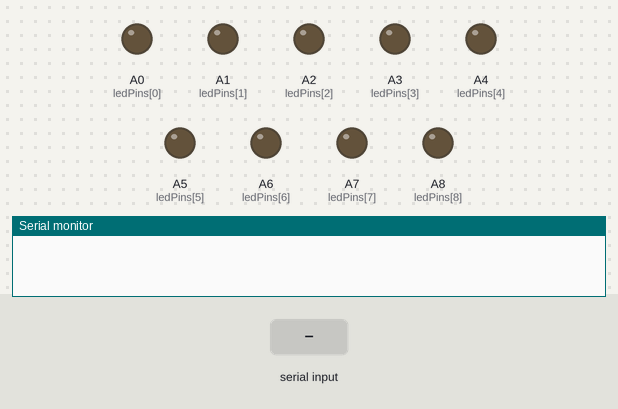
Bench run of a sketch on a simulated Arduino Mega 2560, built with avr-gcc and run on an emulated ATmega2560. On the bench: output pins drawn as LEDs (lit = HIGH), the last lines printed to the serial monitor. Inputs (shaded band) come from the test bench.

Above: at 1.2 s.
1.3 s: "90,45\n" received over Serial
At 2.3 s:
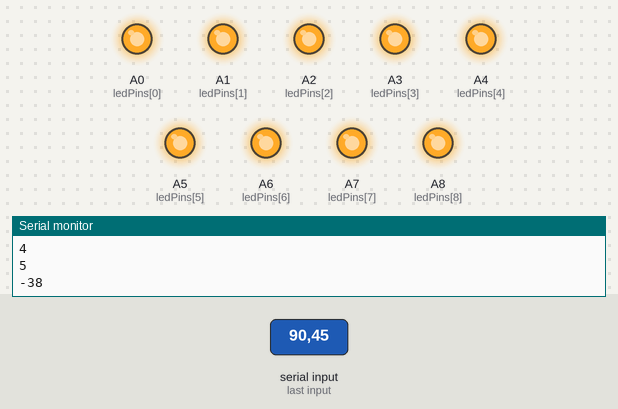
Timing chart, 0 to 4.3 s (numbered marks = the images above; inputs shaded):
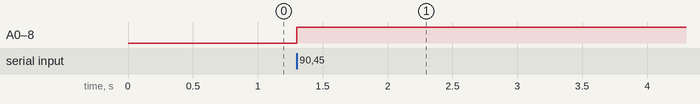

The sketch:

part3.ino
```cpp
const byte ledPins[9] = {A0, A1, A2, A3, A4, A5, A6, A7, A8};// connected pins to led
byte incomingByte = 0; // for incoming serial data

void setup() {
  // put your setup code here, to run once:
 Serial.begin(9600);

  for (byte i = 0; i < 9; i++)
    pinMode(ledPins[i], OUTPUT);// connect leds
}

void loop() {
  // put your main code here, to run repeatedly:
if (Serial.available() > 0) {
    // read the incoming byte:
    incomingByte = Serial.read();
    Serial.println(incomingByte-'0');
    if(incomingByte>'9'){
      Serial.println('invalid number');
      }

    // turn on corresponding led
    else{
      for (char i = 0; i < (incomingByte - '0'); i++)
        digitalWrite(ledPins[i], HIGH);

    }
  }
}
```

Measured:
- after the input at 1.3 s, A0 (ledPins[0]), A1 (ledPins[1]), A2 (ledPins[2]), A3 (ledPins[3]), A4 (ledPins[4]), A5 (ledPins[5]), A6 (ledPins[6]), A7 (ledPins[7]), A8 (ledPins[8]): LOW → HIGH at once
